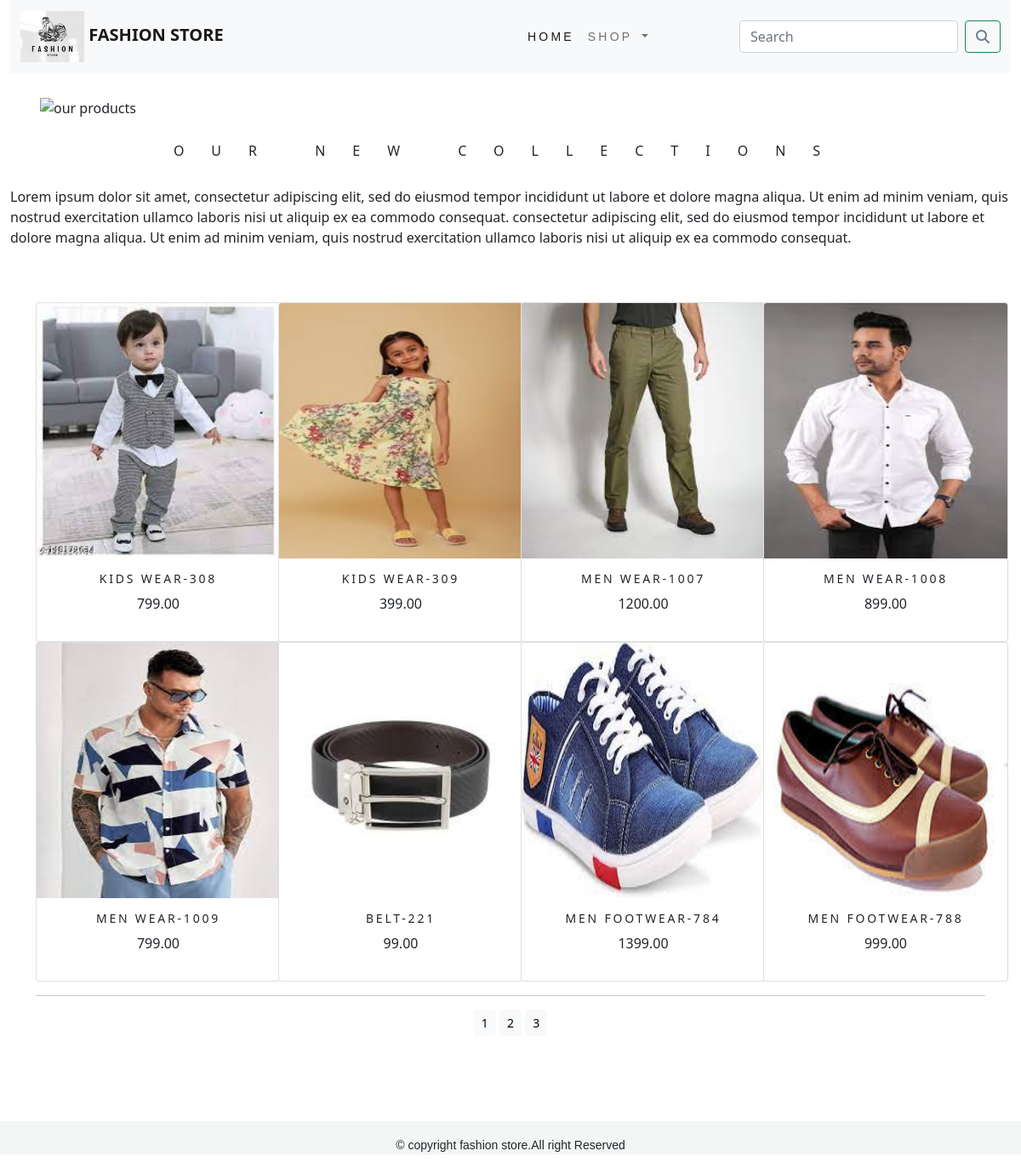
The app's page /shop/ with its own data.
### shop/models.py (models this page shows, shortened)
class Product(models.Model):
    name = models.CharField(max_length=250, unique=True)
    slug = models.SlugField(max_length=250, unique=True)
    description = models.TextField(blank=True)
    price = models.DecimalField(max_digits=10, decimal_places=2)
    category = models.ForeignKey(Category, on_delete=models.CASCADE)
    image = models.ImageField(upload_to='product', blank=True)
    stock = models.IntegerField()
    available = models.BooleanField(default=True)
    created = models.DateTimeField(auto_now_add=True)
    updated = models.DateTimeField(auto_now=True)
    class Meta:
        ordering = ('name',)
        verbose_name = 'product'
        verbose_name_plural = 'products'
    def get_url(self):
        return reverse('shop:prodCatDetail', args=[self.category.slug, self.slug])

### shop/views.py (the view)
# urls.py: path('', views.allprodcat, name='allprodcat'),
def allprodcat(request, c_slug=None):
    c_page = None
    products_list = None
    if c_slug is not None:
        c_page = get_object_or_404(Category, slug=c_slug)
        products_list = Product.objects.all().filter(category=c_page, available=True)
    else:
        products_list = Product.objects.all().filter(available=True)
    paginator = Paginator(products_list, 8)
    try:
        page = int(request.GET.get('page', '1'))
    except:
        page = 1
    try:
        products = paginator.page(page)
    except (EmptyPage, InvalidPage):
        products = paginator.page(paginator.num_pages)
    return render(request, 'category.html', {'category': c_page, 'products': products})

### cart/context_processors.py (called while the page is built)
def counter(request):
    item_count = 0
    if 'admin' in request.path:
        return {}
    else:
        try:
            cart = Cart.objects.filter(cart_id=_cart_id(request))
            cart_items = CartItem.objects.filter(cart=cart[:1])
            for cart_item in cart_items:
                item_count += cart_item.quantity
        except Cart.DoesNotExist:
            item_count = 0
    return dict(item_count=item_count)

### cart/views.py (called while the page is built)
def _cart_id(request):
    cart = request.session.session_key
    if not cart:
        cart = request.session.create()
    return cart

### shop/context_processors.py (called while the page is built)
def menu_links(request):
    links = Category.objects.all()
    return dict(links=links)

### shop/models.py (called while the page is built)
    def get_url(self):
        return reverse('shop:products_by_category', args=[self.slug])

### templates/category.html (shortened to what this page needs)
{% extends 'base.html' %}
{% load static %}
{% block content %}
<div>
  {% if category %}
  <div class="container">
    <div class="max_auto">
      <img class="my_image" src="{{category.image.url}}" alt="{{category.name}}">
    </div>
    </div><br>
    <div>
      <h1 class="text-center my_title">{{category.name}}</h1>
      <p class="text-justify">{{category.description}}</p>
    </div>
  {% else %}
  <br>
    <div class="container">
      <img class="my_image_padding" src="{% static 'img/banner.png' %}" alt="our products" width="100%" height="400px">
    </div><br>
    <div>
      <h1 class="text-center my_title">Our New Collections</h1><br>
      <p class="text-justify my_text">Lorem ipsum dolor sit amet, consectetur adipiscing elit, sed do eiusmod tempor
        incididunt ut labore et dolore magna aliqua. Ut enim ad minim veniam, quis nostrud
        exercitation ullamco laboris nisi ut aliquip ex ea commodo consequat. consectetur adipiscing elit, sed do eiusmod tempor
        incididunt ut labore et dolore magna aliqua. Ut enim ad minim veniam, quis nostrud
        exercitation ullamco laboris nisi ut aliquip ex ea commodo consequat.</p>
    </div><br><br>
  {% endif %}
</div>
<div class="container">
  <div class="row mx_auto">
    {% for product in products.object_list %}
      <div class="my_bottom_margin col-12 col-md-4 col-sm-4 col-md-3 col-lg-3">
        <div class="card text-center" style="min-width:18rem;">
        <a href="{{product.get_url}}"><img class="card-img-top" src="{{product.image.url}}" alt="{{product.name}}" width="100px" height="300px"></a>
        <div class="card-body">
          <h4>{{product.name}}</h4>
          <p>{{product.price}}</p>
        </div>
        </div>
      </div>
    {% endfor %}
  </div>
  <div class="mx-auto">
    {% if products.paginator.num_pages > 1 %}
      <hr>
      <div class="text-center">
        {% for pg in products.paginator.page_range %}
          <a href="?page={{pg}}" class="btn btn-light btn-sm {% if products.number == pg %} active {% endif %}">{{pg}}</a>
        {% endfor %}
      </div>
    {% endif %}
  </div>
</div>
{% endblock %}

### templates/base.html (shortened to what this page needs)
{% load static %}
<!DOCTYPE html>
<html lang="en">
<head>
    <link href="{% static 'css/bootstrap.min.css' %}" rel="stylesheet">
    <link rel="stylesheet" href="{% static 'css/custom.css' %}">
    <link rel="stylesheet" href="{% static 'css/cart_custom.css' %}">
</head>
<body>
    <div class="container-fluid">
        {% include 'navbar.html' %}
        {% block content %}
        {% endblock %}
    </div>
    {% include 'footer.html' %}
</body>
</html>

### templates/navbar.html (shortened to what this page needs)
{% load static %}
<nav class="navbar navbar-expand-lg navbar-light bg-light">
  <div class="container">
    <a class="navbar-brand" href="{% url 'shop:allprodcat' %}">
      <img src="{% static 'img/logo.png' %}" alt="logo" width="75" height="60">
      <b>FASHION STORE</b>
    </a>
  </div>
  <div class="container-fluid">
    <div class="collapse navbar-collapse" id="navbarSupportedContent">
      <ul class="navbar-nav me-auto mb-2 mb-lg-0">
        <li class="nav-item">
          <a class="nav-link active" aria-current="page" href="{% url 'shop:allprodcat' %}">Home</a>
        </li>
        <li class="nav-item dropdown">
          <a class="nav-link dropdown-toggle" href="#" id="navbarDropdown" role="button" data-bs-toggle="dropdown" aria-expanded="false">
            Shop
          </a>
        </li>
      </ul>
      <form class="d-flex" action="{% url 'search_app:SearchProduct' %}" method="get">
        <input class="form-control me-2" name="q" type="search" placeholder="Search" aria-label="Search">
        <button class="btn btn-outline-success" type="submit"><i class="fa-solid fa-magnifying-glass" style="color: #6f7d95;"></i></button>
      </form>
    </div>
  </div>
</nav>

### templates/footer.html
<div class="footer navbar-fixed-bottom my_footer">
    <center>
            <p class="text-center">&copy; copyright fashion store.All right Reserved</p>
    </center>
</div>

### static/css/custom.css (style rules this page uses)
body { font-family: 'Encode Sans Condensed', sans-serif font-size: 14px; }
.nav-item { letter-spacing: .2rem; font-size: 14px; text-transform: uppercase; font-family: 'Encode Sans Condensed', sans-serif }
.my_footer { background-color:#F4F6F6; margin-top:100px; }
.my_footer p { padding-top:18px; font-size: 14px; font-family: 'Encode Sans Condensed', sans-serif }
.my_title { font-size:16px; text-transform:uppercase; letter-spacing:2em; }
.my_image_padding { padding:5px; }
.card-body h4 { font-size:14px; letter-spacing:0.2em; text-transform:uppercase; }

### records on screen
Product: image (picture), name "KIDS WEAR-308", price "799.00"
Product: image (picture), name "KIDS WEAR-309", price "399.00"
Product: image (picture), name "MEN WEAR-1007", price "1200.00"
Product: image (picture), name "MEN WEAR-1008", price "899.00"
Product: image (picture), name "MEN WEAR-1009", price "799.00"
Product: image (picture), name "BELT-221", price "99.00"
Product: image (picture), name "MEN FOOTWEAR-784", price "1399.00"
Product: image (picture), name "MEN FOOTWEAR-788", price "999.00"

### other values on screen
{{ pg }} "1" "2" "3"
